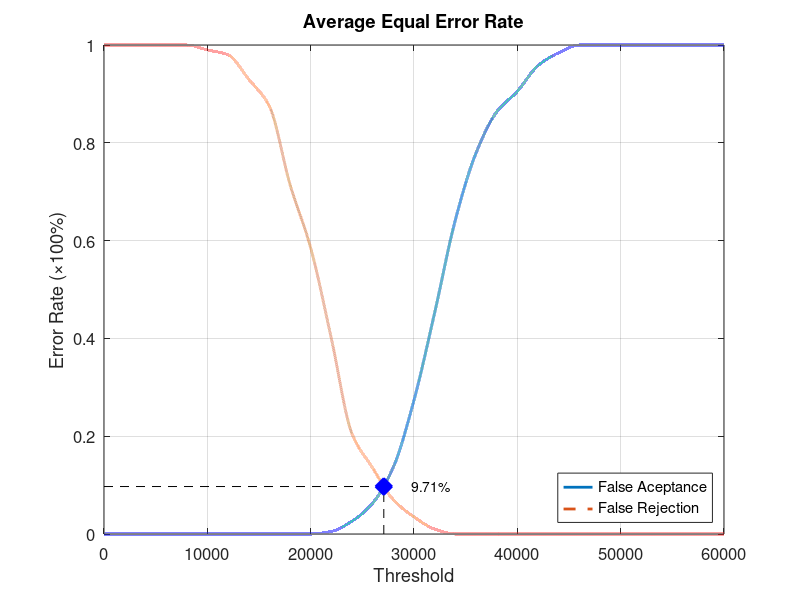
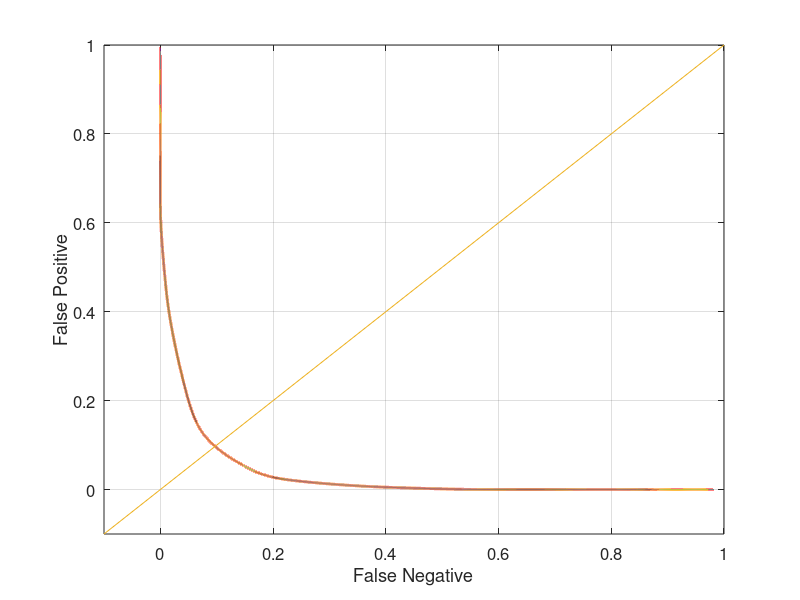

Write the MATLAB code that produced these figures, in order.
function yEER = Database3_1
close all;
clear;
clc;
x = 0:2000:60000;
xq = 0:0.5:60000;

y0 = [0 0 0 0 0 0 0 0 0 0 0 0.00526316 0.0263158 0.0631579 0.136842 0.273684 0.452632 0.642105 0.778947 0.863158 0.905263 0.957895 0.984211 1 1 1 1 1 1 1 1];
yy0 = interp1(x, y0, xq, 'pchip');
y1 = [1 1 1 1 1 0.99 0.98 0.93 0.875 0.715 0.585 0.4 0.205 0.135 0.07 0.035 0.01 0 0 0 0 0 0 0 0 0 0 0 0 0 0];
yy1 = interp1(x, y1, xq, 'pchip');

% Calculating EER: 
y2 = abs(y0 - y1);
find(y2 == min(y2))
yy2 = abs(yy0 - yy1);
xEER = find(yy2 == min(yy2));
xEERIndex = xq(xEER) % X-axis EER
yEER = yy0(xEER) % Y-axis EER

main = figure
plot(xq, yy0,'-','LineWidth', 2);	hold on
plot(xq, yy1,'--','LineWidth', 2);	hold on
plot([xEERIndex xEERIndex], [0 yEER], 'k--');	hold on
plot([0 xEERIndex], [yEER yEER], 'k--');	hold on
plot(xEERIndex, yEER, 'bx', 'LineWidth', 10);	hold on
text(xEERIndex + 10 * xEERIndex / 100, yEER, [num2str(round((10000 * yEER)) / 100) '%'])
legend('False Aceptance', 'False Rejection', 'Location', 'SouthEast')
xlabel('Threshold')
ylabel('Error Rate (\times100%)')
title('Average Equal Error Rate')
set(gca, 'FontSize', 12)
axis([0 60000 0 1])
grid on

print(main, 'Database3_1Main', '-dpng');
FNRxFPR = figure('Color', [1 1 1]);
plot(yy1, yy0, '-', yy1, yy0, 'LineWidth', 2);
hold on
y = -0.1:0.1:1
plot(y, y); 
set(gca, 'FontSize', 12)
xlabel('False Negative')
ylabel('False Positive')
axis([-0.1 1 -0.1 1])
set(gca, 'FontSize', 12)
grid on

print(FNRxFPR, 'Database3_1FNRxFPR','-dpng');
end
